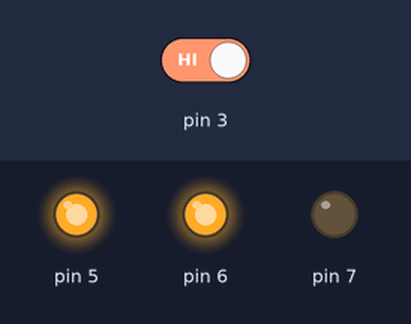
Simulated run of this sketch. Board: Arduino Uno, built with avr-gcc and run on an emulated ATmega328P. Shown: output pins drawn as LEDs (lit = HIGH). The inputs (shaded band) are chosen by the test bench; at power-on: pin 3 HIGH.

Above: at 1.2 s.
1.3 s: pin 3 driven LOW
At 3.5 s:
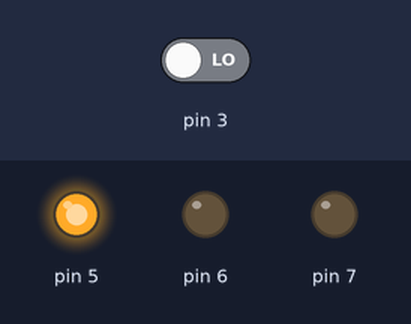
At 4.8 s:
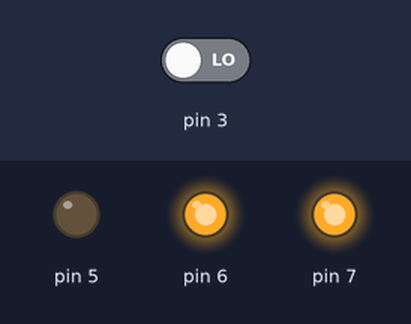
Timing chart, 0 to 13.3 s (numbered marks = the images above; inputs shaded):
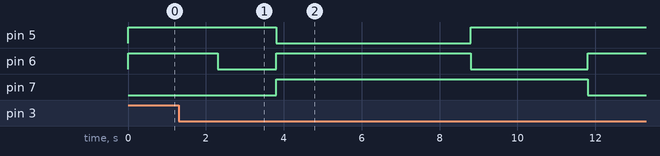

Measured:
- after the input at 1.3 s, pin 5: HIGH → LOW after 2.5 s, → HIGH 5.0 s later; pin 6: HIGH → LOW after 1.0 s, → HIGH 1.5 s later, → LOW 5.0 s later, → HIGH 3.0 s later; pin 7: LOW → HIGH after 2.5 s, → LOW 8.0 s later

The sketch:

traffic.ino
```cpp
enum class LightStates
{
  RED,
  RED_YELLOW,
  YELLOW,
  GREEN
};


enum Lights: uint8_t
{
  RED_LED = 7,
  YELLOW_LED = 6,
  GREEN_LED = 5
};


enum LightTimes: uint32_t
{
  BUTTON_WAIT = 1000,
  TO_GREEN = 1500,
  TO_RED = 3000,
  GREEN = 5000
};


LightStates light_state;

volatile bool irq_button {false};

uint32_t transition_time {0};
uint32_t target_time {0};

bool button_waiting {false};


void button ( )
{
  if ( light_state == LightStates::RED )
  {
    irq_button = true;
  }
}


void setup()
{
  pinMode(Lights::RED_LED, OUTPUT);
  pinMode(Lights::YELLOW_LED, OUTPUT);
  pinMode(Lights::GREEN_LED, OUTPUT);


  attachInterrupt(digitalPinToInterrupt(3), button, FALLING);
}

void loop()
{
  switch ( light_state )
  {
    case LightStates::RED:
    digitalWrite(Lights::RED_LED, LOW);
    digitalWrite(Lights::YELLOW_LED, HIGH);
    digitalWrite(Lights::GREEN_LED, HIGH);

    if ( irq_button )
    {
      irq_button = false;
        if ( !button_waiting )
        {
          transition_time = millis();
          target_time = transition_time + LightTimes::BUTTON_WAIT;
          button_waiting = true;
        }
    }

    if ( button_waiting && millis() > target_time )
    {
      button_waiting = false;
      light_state = LightStates::RED_YELLOW;
      transition_time = millis();
      target_time = transition_time + LightTimes::TO_GREEN;
    }
    break;


    case LightStates::RED_YELLOW:
    digitalWrite(Lights::RED_LED, LOW);
    digitalWrite(Lights::YELLOW_LED, LOW);
    digitalWrite(Lights::GREEN_LED, HIGH);

    if ( millis() > target_time )
    {
      light_state = LightStates::GREEN;
      transition_time = millis();
      target_time = transition_time + LightTimes::GREEN;
    }
    break;


    case LightStates::GREEN:
    digitalWrite(Lights::RED_LED, HIGH);
    digitalWrite(Lights::YELLOW_LED, HIGH);
    digitalWrite(Lights::GREEN_LED, LOW);

    if ( millis() > target_time )
    {
      light_state = LightStates::YELLOW;
      transition_time = millis();
      target_time = transition_time + LightTimes::TO_RED;
    }
    break;

    case LightStates::YELLOW:
    digitalWrite(Lights::RED_LED, HIGH);
    digitalWrite(Lights::YELLOW_LED, LOW);
    digitalWrite(Lights::GREEN_LED, HIGH);

    if ( millis() > target_time )
    {
      light_state = LightStates::RED;
    }
    break;
  }
}
```
